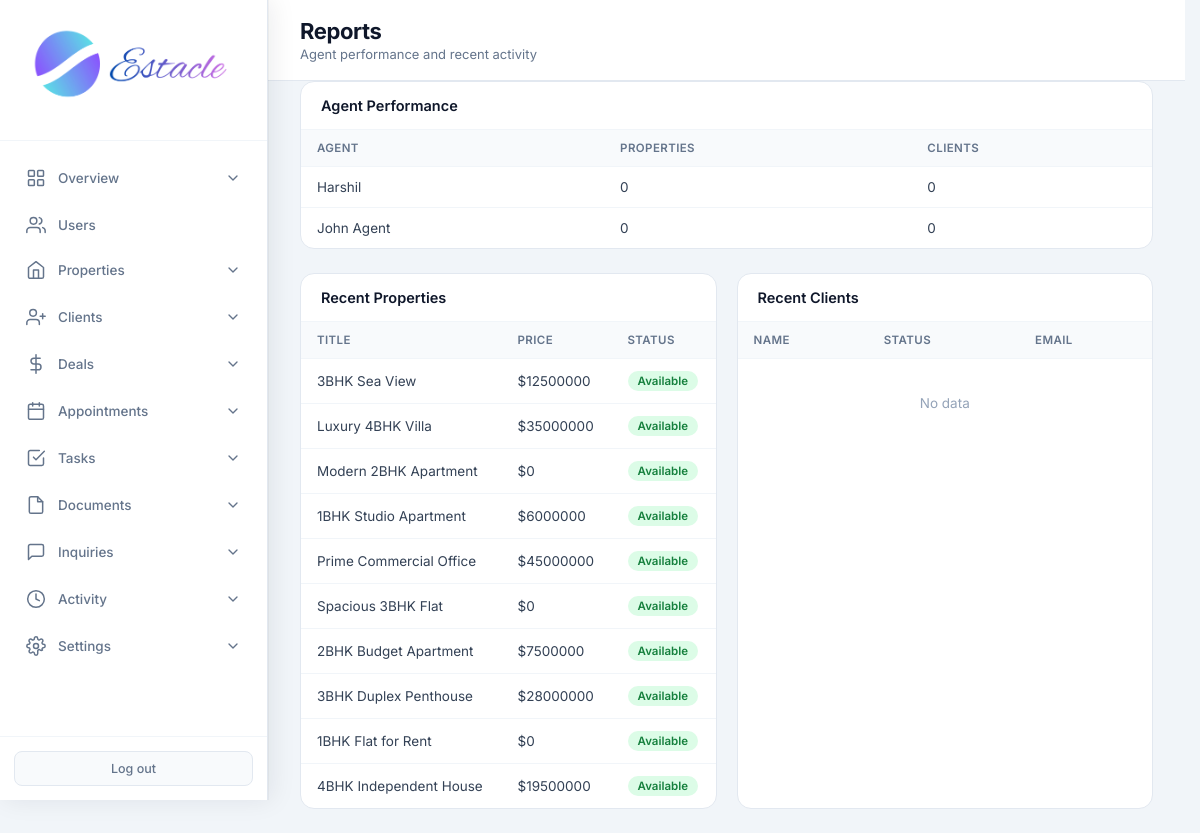
The page /admin/reports (signed in) on the database its author committed.
### tables this page shows
CREATE TABLE users (
            id INTEGER PRIMARY KEY AUTOINCREMENT,
            email TEXT UNIQUE NOT NULL,
            password TEXT NOT NULL,
            full_name TEXT NOT NULL,
            role TEXT NOT NULL CHECK(role IN ('admin', 'agent', 'customer')),
            phone TEXT,
            created_at TIMESTAMP DEFAULT CURRENT_TIMESTAMP,
            is_active INTEGER DEFAULT 1
        , avatar TEXT, last_seen TIMESTAMP, job_title TEXT, department TEXT, employee_id TEXT, license_no TEXT, commission_rate REAL, alt_phone TEXT, address TEXT, city TEXT, state TEXT, country TEXT, postal_code TEXT, notes TEXT, hire_date TEXT, timezone TEXT);

CREATE TABLE properties (
            id INTEGER PRIMARY KEY AUTOINCREMENT,
            title TEXT NOT NULL,
            description TEXT,
            price REAL NOT NULL,
            property_type TEXT NOT NULL,
            status TEXT DEFAULT 'available',
            address TEXT,
            city TEXT,
            state TEXT,
            zip_code TEXT,
            bedrooms INTEGER,
            bathrooms REAL,
            area_sqft REAL,
            agent_id INTEGER,
            created_at TIMESTAMP DEFAULT CURRENT_TIMESTAMP, category TEXT DEFAULT "sale", listing_type TEXT DEFAULT "sale", floor TEXT, carpet_area REAL, furnishing TEXT, parking TEXT, amenities TEXT, seller_name TEXT, seller_phone TEXT, monthly_rent REAL, security_deposit REAL, maintenance REAL, per_sqft REAL, latitude TEXT, longitude TEXT, photos TEXT, year_built TEXT, facing TEXT, videos TEXT,
            FOREIGN KEY (agent_id) REFERENCES users (id)
        );

### routes/admin.py (the view)
@admin.route('/admin/reports')
@login_required
@role_required('admin')
def admin_reports():
    db = get_db()
    recent_props = db.execute('SELECT id, title, price, status, city, created_at FROM properties ORDER BY created_at DESC LIMIT 10').fetchall()
    recent_clients = db.execute('SELECT id, full_name, status, email, created_at FROM clients ORDER BY created_at DESC LIMIT 10').fetchall()
    agents = db.execute("""
        SELECT u.id, u.full_name,
               (SELECT COUNT(*) FROM properties WHERE agent_id = u.id) as prop_count,
               (SELECT COUNT(*) FROM clients WHERE agent_id = u.id) as client_count
        FROM users u WHERE u.role = 'agent' ORDER BY u.full_name
    """).fetchall()
    return render_template('admin_reports.html', recent_props=recent_props, recent_clients=recent_clients, agents=agents)

### templates/admin_reports.html (shortened to what this page needs)
<!DOCTYPE html>
<html lang="en">
<head>
    <link rel="stylesheet" href="{{ url_for('static', filename='css/admin.css') }}">
</head>
<body>
<div class="app-layout">
    {% set active = 'reports' %}
    {% include 'partials/admin_sidebar.html' %}
    <main class="main-content">
        <header class="top-bar">
            <div>
                <h1 class="page-title">Reports</h1>
                <p class="page-subtitle">Agent performance and recent activity</p>
            </div>
        </header>
        <div class="panel full">
            <div class="panel-header"><h2>Agent Performance</h2></div>
            <div class="table-wrap">
                <table>
                    <thead><tr><th>Agent</th><th>Properties</th><th>Clients</th></tr></thead>
                    <tbody>
                    {% for a in agents %}
                    <tr>
                        <td>{{ a.full_name }}</td>
                        <td>{{ a.prop_count }}</td>
                        <td>{{ a.client_count }}</td>
                    </tr>
                    {% else %}
                    <tr><td colspan="3" class="empty">No agents yet</td></tr>
                    {% endfor %}
                    </tbody>
                </table>
            </div>
        </div>
        <div class="panels-row">
            <div class="panel">
                <div class="panel-header"><h2>Recent Properties</h2></div>
                <div class="table-wrap">
                    <table>
                        <thead><tr><th>Title</th><th>Price</th><th>Status</th></tr></thead>
                        <tbody>
                        {% for p in recent_props %}
                        <tr>
                            <td>{{ p.title }}</td>
                            <td>${{ "%.0f"|format(p.price) }}</td>
                            <td><span class="badge badge-{{ p.status }}">{{ p.status }}</span></td>
                        </tr>
                        {% else %}
                        <tr><td colspan="3" class="empty">No data</td></tr>
                        {% endfor %}
                        </tbody>
                    </table>
                </div>
            </div>
            <div class="panel">
                <div class="panel-header"><h2>Recent Clients</h2></div>
                <div class="table-wrap">
                    <table>
                        <thead><tr><th>Name</th><th>Status</th><th>Email</th></tr></thead>
                        <tbody>
                        {% for c in recent_clients %}
                        <tr>
                            <td>{{ c.full_name }}</td>
                            <td><span class="badge badge-{{ c.status }}">{{ c.status }}</span></td>
                            <td>{{ c.email or '—' }}</td>
                        </tr>
                        {% else %}
                        <tr><td colspan="3" class="empty">No data</td></tr>
                        {% endfor %}
                        </tbody>
                    </table>
                </div>
            </div>
        </div>
    </main>
</div>
</body>
</html>

### templates/partials/admin_sidebar.html (shortened to what this page needs)
<aside class="sidebar" data-shell="admin">
    <div class="sidebar-header">
        <div class="logo">
            <img src="{{ url_for('static', filename='images/logo.png') }}" alt="Estacle" class="sidebar-logo">
        </div>
    </div>
    <nav class="sidebar-nav">
        <div class="nav-dropdown {% if active in ['dashboard', 'analytics', 'search'] %}open has-active{% endif %}">
            <button type="button" class="nav-dropdown-toggle" onclick="this.parentElement.classList.toggle('open')">
                <svg class="nav-icon" viewBox="0 0 24 24"><rect x="3" y="3" width="7" height="7" rx="1"/><rect x="14" y="3" width="7" height="7" rx="1"/><rect x="3" y="14" width="7" height="7" rx="1"/><rect x="14" y="14" width="7" height="7" rx="1"/></svg>
                <span>Overview</span>
                <svg class="chevron" viewBox="0 0 24 24"><polyline points="6 9 12 15 18 9"/></svg>
            </button>
        </div>
        <a href="{{ url_for('admin.admin_users') }}" class="nav-item {% if active in ['users', 'add_user', 'edit_user'] %}active{% endif %}">
            <svg class="nav-icon" viewBox="0 0 24 24"><path d="M17 21v-2a4 4 0 0 0-4-4H5a4 4 0 0 0-4 4v2"/><circle cx="9" cy="7" r="4"/><path d="M23 21v-2a4 4 0 0 0-3-3.87"/><path d="M16 3.13a4 4 0 0 1 0 7.75"/></svg>
            <span>Users</span>
        </a>
        <div class="nav-dropdown {% if active in ['properties', 'add_property', 'property_detail', 'display_properties', 'compare'] %}open has-active{% endif %}">
            <button type="button" class="nav-dropdown-toggle" onclick="this.parentElement.classList.toggle('open')">
                <svg class="nav-icon" viewBox="0 0 24 24"><path d="M3 9l9-7 9 7v11a2 2 0 0 1-2 2H5a2 2 0 0 1-2-2z"/><polyline points="9 22 9 12 15 12 15 22"/></svg>
                <span>Properties</span>
                <svg class="chevron" viewBox="0 0 24 24"><polyline points="6 9 12 15 18 9"/></svg>
            </button>
        </div>
        <div class="nav-dropdown {% if active in ['clients', 'add_client', 'leads', 'add_lead'] %}open has-active{% endif %}">
            <button type="button" class="nav-dropdown-toggle" onclick="this.parentElement.classList.toggle('open')">
                <svg class="nav-icon" viewBox="0 0 24 24"><path d="M16 21v-2a4 4 0 0 0-4-4H5a4 4 0 0 0-4 4v2"/><circle cx="8.5" cy="7" r="4"/><line x1="20" y1="8" x2="20" y2="14"/><line x1="23" y1="11" x2="17" y2="11"/></svg>
                <span>Clients</span>
                <svg class="chevron" viewBox="0 0 24 24"><polyline points="6 9 12 15 18 9"/></svg>
            </button>
        </div>
        <div class="nav-dropdown {% if active in ['deals', 'add_deal'] %}open has-active{% endif %}">
            <button type="button" class="nav-dropdown-toggle" onclick="this.parentElement.classList.toggle('open')">
                <svg class="nav-icon" viewBox="0 0 24 24"><line x1="12" y1="1" x2="12" y2="23"/><path d="M17 5H9.5a3.5 3.5 0 0 0 0 7h5a3.5 3.5 0 0 1 0 7H6"/></svg>
                <span>Deals</span>
                <svg class="chevron" viewBox="0 0 24 24"><polyline points="6 9 12 15 18 9"/></svg>
            </button>
        </div>
        <div class="nav-dropdown {% if active in ['appointments', 'add_appointment'] %}open has-active{% endif %}">
            <button type="button" class="nav-dropdown-toggle" onclick="this.parentElement.classList.toggle('open')">
                <svg class="nav-icon" viewBox="0 0 24 24"><rect x="3" y="4" width="18" height="18" rx="2" ry="2"/><line x1="16" y1="2" x2="16" y2="6"/><line x1="8" y1="2" x2="8" y2="6"/><line x1="3" y1="10" x2="21" y2="10"/></svg>
                <span>Appointments</span>
                <svg class="chevron" viewBox="0 0 24 24"><polyline points="6 9 12 15 18 9"/></svg>
            </button>
        </div>
        <div class="nav-dropdown {% if active in ['tasks', 'add_task'] %}open has-active{% endif %}">
            <button type="button" class="nav-dropdown-toggle" onclick="this.parentElement.classList.toggle('open')">
                <svg class="nav-icon" viewBox="0 0 24 24"><path d="M9 11l3 3L22 4"/><path d="M21 12v7a2 2 0 0 1-2 2H5a2 2 0 0 1-2-2V5a2 2 0 0 1 2-2h11"/></svg>
                <span>Tasks</span>
                <svg class="chevron" viewBox="0 0 24 24"><polyline points="6 9 12 15 18 9"/></svg>
            </button>
        </div>
        <div class="nav-dropdown {% if active in ['documents', 'add_document'] %}open has-active{% endif %}">
            <button type="button" class="nav-dropdown-toggle" onclick="this.parentElement.classList.toggle('open')">
                <svg class="nav-icon" viewBox="0 0 24 24"><path d="M14 2H6a2 2 0 0 0-2 2v16a2 2 0 0 0 2 2h12a2 2 0 0 0 2-2V8z"/><polyline points="14 2 14 8 20 8"/></svg>
                <span>Documents</span>
                <svg class="chevron" viewBox="0 0 24 24"><polyline points="6 9 12 15 18 9"/></svg>
            </button>
        </div>
        <div class="nav-dropdown {% if active == 'inquiries' %}open has-active{% endif %}">
            <button type="button" class="nav-dropdown-toggle" onclick="this.parentElement.classList.toggle('open')">
                <svg class="nav-icon" viewBox="0 0 24 24"><path d="M21 15a2 2 0 0 1-2 2H7l-4 4V5a2 2 0 0 1 2-2h14a2 2 0 0 1 2 2z"/></svg>
                <span>Inquiries</span>
                <svg class="chevron" viewBox="0 0 24 24"><polyline points="6 9 12 15 18 9"/></svg>
            </button>
        </div>
        <div class="nav-dropdown {% if active == 'activity' %}open has-active{% endif %}">
            <button type="button" class="nav-dropdown-toggle" onclick="this.parentElement.classList.toggle('open')">
                <svg class="nav-icon" viewBox="0 0 24 24"><circle cx="12" cy="12" r="10"/><polyline points="12 6 12 12 16 14"/></svg>
                <span>Activity</span>
                <svg class="chevron" viewBox="0 0 24 24"><polyline points="6 9 12 15 18 9"/></svg>
            </button>
        </div>
        <div class="nav-dropdown {% if active == 'settings' %}open has-active{% endif %}">
            <button type="button" class="nav-dropdown-toggle" onclick="this.parentElement.classList.toggle('open')">
                <span>Settings</span>
                <svg class="chevron" viewBox="0 0 24 24"><polyline points="6 9 12 15 18 9"/></svg>
            </button>
        </div>
    </nav>
    <div class="sidebar-footer">
        <a href="{{ url_for('auth.logout') }}" class="logout-btn">Log out</a>
    </div>
</aside>

### rows shown on the page
users: full_name "Harshil", prop_count "0", client_count "0"
users: full_name "John Agent", prop_count "0", client_count "0"
properties: title "3BHK Sea View", price "12500000", status "Available"
properties: title "Luxury 4BHK Villa", price "35000000", status "Available"
properties: title "Modern 2BHK Apartment", price "0", status "Available"
properties: title "1BHK Studio Apartment", price "6000000", status "Available"
properties: title "Prime Commercial Office", price "45000000", status "Available"
properties: title "Spacious 3BHK Flat", price "0", status "Available"
properties: title "2BHK Budget Apartment", price "7500000", status "Available"
properties: title "3BHK Duplex Penthouse", price "28000000", status "Available"
properties: title "1BHK Flat for Rent", price "0", status "Available"
properties: title "4BHK Independent House", price "19500000", status "Available"
